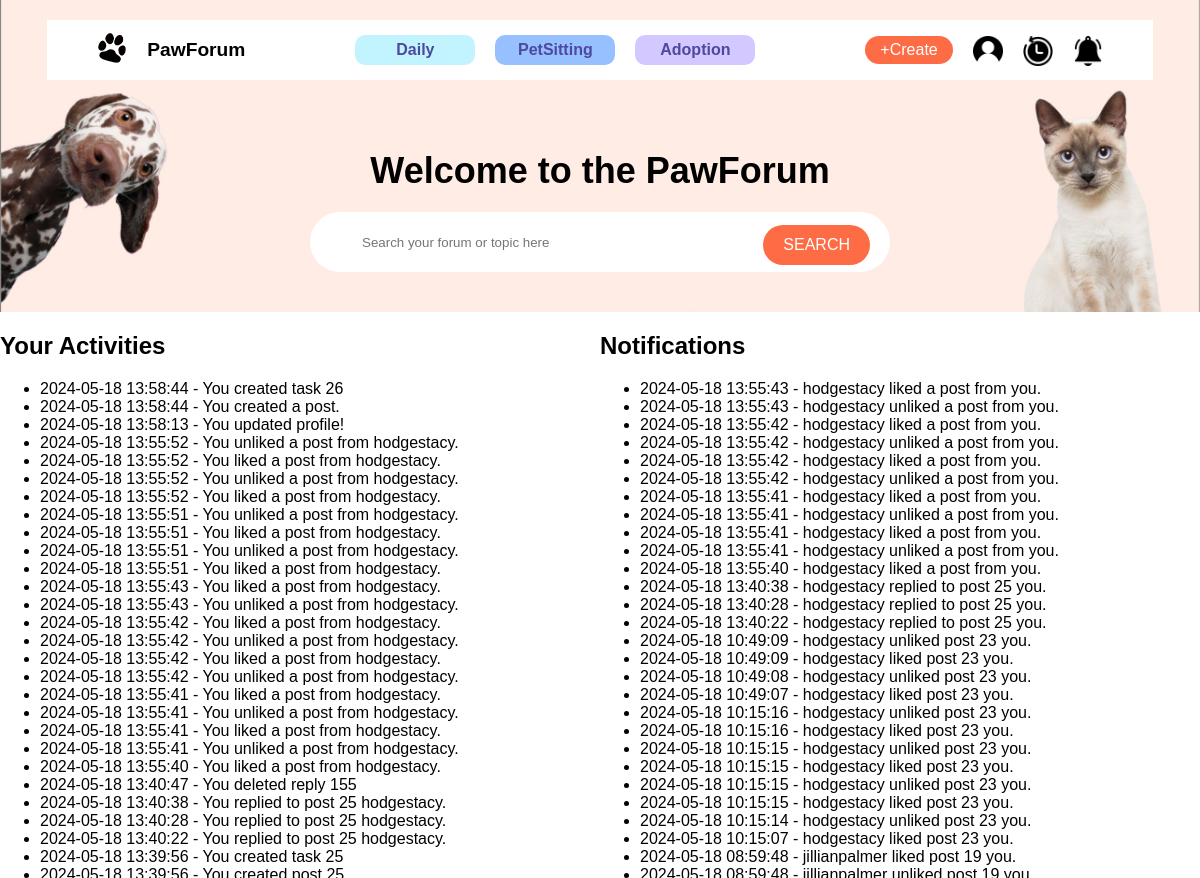
/activity (signed in, upper part), run on an earlier commit of the app's database.
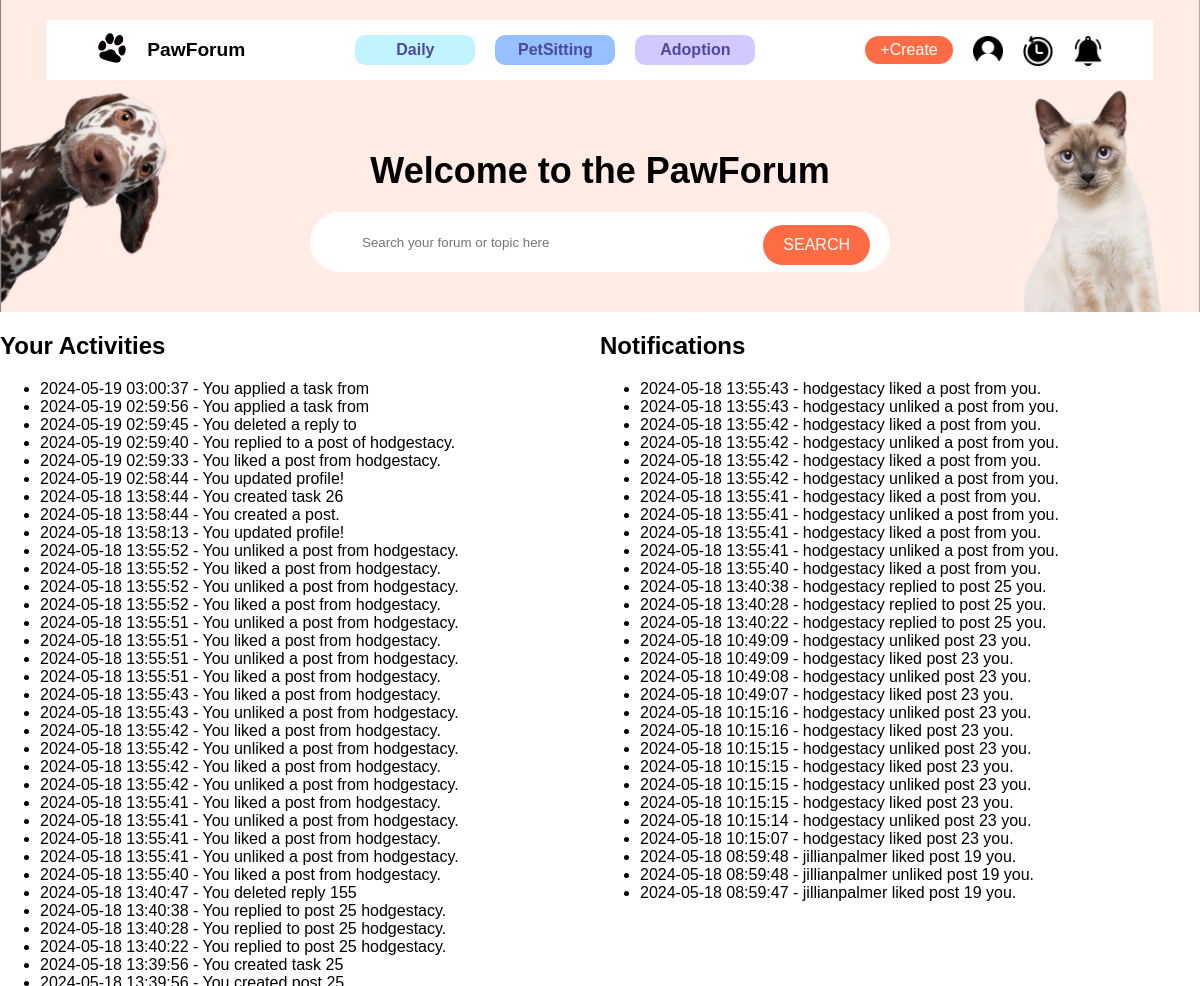
And on a later commit of the database.
### app/models.py (models this page shows, shortened)
class Activity(db.Model):
    id = db.Column(db.Integer, primary_key=True)
    user_id = db.Column(db.Integer, db.ForeignKey('user.id'), nullable=False)
    action = db.Column(db.String(255), nullable=False)
    target_user_id = db.Column(db.Integer, nullable=True)
    timestamp = db.Column(db.DateTime, default=datetime.utcnow)
    user = db.relationship('User', backref=db.backref('activities', lazy=True))

class User(db.Model, UserMixin):
    id = db.Column(db.Integer, primary_key=True)
    username = db.Column(db.String(80), unique=True, nullable=False)
    email = db.Column(db.String(120), unique=True, nullable=False)
    password_hash = db.Column(db.String(128))
    phone = db.Column(db.String(15), nullable=True)
    gender = db.Column(db.String(10), nullable=True)
    postcode = db.Column(db.String(10), nullable=True)
    join_at = db.Column(db.DateTime, default=datetime.utcnow)
    pet_type = db.Column(db.String(80), nullable=True)
    user_image = db.Column(db.String(255), nullable=True)
    @property
    def password(self):
        raise AttributeError('password is not a readable attribute')

### app/routes.py (the view)
    @app.route('/activity')
    @login_required
    def activity():
        nav = render_template('components/nav_logged_in.html') if current_user.is_authenticated else render_template('components/nav_logged_out.html')
        activities = Activity.query.filter(
            (Activity.user_id == current_user.id) | (Activity.target_user_id == current_user.id)
        ).order_by(Activity.timestamp.desc()).all()
        return render_template('activity.html', page_name='Activity', nav=nav, activities=activities)

### app/__init__.py (called while the page is built)
def create_app():
    app = Flask(__name__)
    app.config.from_object(Config)
    app.jinja_env.globals['os'] = os
    db.init_app(app)
    migrate = Migrate(app, db)
    database_path = os.path.join(app.root_path, 'app.db')
    if not os.path.exists(database_path):
        open(database_path, 'w').close()
    with app.app_context():
        db.create_all()
    login_manager = LoginManager()
    login_manager.init_app(app)
    login_manager.login_view = 'login'
    @login_manager.user_loader
    def load_user(user_id):
        from .models import User  # Import here to avoid circular dependencies
        return User.query.get(int(user_id))
    from .routes import init_app_routes  # Import routes after db to avoid circular import
    init_app_routes(app)  # Initialize routes
    return app

### app/templates/components/nav_logged_in.html (shortened to what this page needs)
<!DOCTYPE html>
<html lang="en">
  <head>
    <link
      rel="stylesheet"
      href="{{ url_for('static', filename='css/style.css') }}"
    />
  </head>
  <body>
    <nav>
      <div class="navbar">
        <div class="navbar-left">
          <a href="{{ url_for('home') }}">
            <img
              src="{{ url_for('static', filename='image/paw.png') }}"
              alt="Paw Logo"
              class="logo"
            />
          </a>
          <span>PawForum</span>
        </div>
        <div class="nav-links">
          <a href="{{ url_for('home', category='Daily') }}" class="link-daily"
            >Daily</a
          >
          <a
            href="{{ url_for('home', category='PetSitting') }}"
            class="link-petsitting"
            >PetSitting</a
          >
          <a
            href="{{ url_for('home', category='Adoption') }}"
            class="link-adoption"
            >Adoption</a
          >
        </div>
        <div class="nav-right">
          <a href="{{ url_for('post_create') }}"
            ><button class="nav-create">+Create</button></a
          >
          <a href="{{ url_for('profile') }}" class="nav-img"
            ><img src="{{ url_for('static', filename='image/user_icon.png') }}"
          /></a>
          <a href="{{ url_for('activity') }}" class="nav-img"
            ><img src="{{ url_for('static', filename='image/activity.png') }}"
          /></a>
          <a href="{{ url_for('notification') }}" class="nav-img"
            ><img
              src="{{ url_for('static', filename='image/notification.png') }}"
          /></a>
        </div>
      </div>
      <div class="nav-main">
        <h1>Welcome to the PawForum</h1>
        <div class="searchbar">
          <form action="{{ url_for('search')}}" method="GET">
            <input
              type="text"
              name="query"
              placeholder="Search your forum or topic here"
              class="search-input"
              maxlength="100"
            />
            <button type="submit" class="search-btn">SEARCH</button>
          </form>
        </div>
      </div>
    </nav>
  </body>
</html>

### app/templates/activity.html
{% extends "base.html" %}
{% block content %}
<div class="Activity">
    <div style="display: flex;">
        <div style="flex: 1;">
            <h2>Your Activities</h2>
            <ul>
                {% for activity in activities %}
                    {% if activity.user_id == current_user.id %}
                    <li>
                        {{ activity.timestamp.strftime('%Y-%m-%d %H:%M:%S') }} -
                        {% if activity.target_user_id %}
                            You {{ activity.action }} {{ activity.user.username }}.
                        {% else %}
                            You {{ activity.action }}
                        {% endif %}
                    </li>
                    {% endif %}
                {% endfor %}
            </ul>
        </div>
        <div style="flex: 1;">
            <h2>Notifications</h2>
            <ul>
                {% for activity in activities %}
                    {% if activity.target_user_id == current_user.id %}
                    <li>
                        {{ activity.timestamp.strftime('%Y-%m-%d %H:%M:%S') }} -
                        {{ activity.user.username }} {{ activity.action }} you.
                    </li>
                    {% endif %}
                {% endfor %}
            </ul>
        </div>
    </div>
</div>
{% endblock %}

### app/templates/base.html (shortened to what this page needs)
<!DOCTYPE html>
<html lang="en">
  <head>
    <link
      rel="stylesheet"
      href="{{ url_for('static', filename='css/style.css') }}"
    />
  </head>
  <body>
    {% block navbar %}
    {% if nav %}
        {{ nav|safe }}
      {% else %}
        {% include 'components/nav_logged_out.html' %}
    {% endif %}
    {% endblock %}
    {% block content %}{% endblock %}
    {% block footer %}{% include 'components/footer.html' %}{% endblock %}
  </body>
</html>

### app/templates/components/footer.html (shortened to what this page needs)
<!DOCTYPE html>
<html lang="en">
  <head>
    <link
      rel="stylesheet"
      href="{{ url_for('static', filename='css/style.css') }}"
    />
  </head>
  <body>
  </body>
</html>

### app/static/css/style.css (style rules this page uses)
a { text-decoration: None; cursor: pointer; color: inherit; }
body { font-family: Arial, sans-serif; margin: 0; }
nav { background-image: url("../image/navpic.jpg"); background-size: cover; background-position: center; padding: 40px 0; display: flex; flex-direction: column; align-items: center; justify-content: center; }
.logo { width: 30px; height: 30px; margin-right: 10px; }
.nav-img img { width: 30px; height: 30px; margin-left: 20px; }
.navbar { background-color: white; padding: 5px 50px; height: 50px; display: flex; align-items: center; justify-content: space-between; margin-bottom: 20px; margin-top: -20px; }
.navbar-left { display: flex; align-items: center; }
.navbar-left span { font-weight: bold; margin-left: 10px; font-size: larger; }
.nav-links { display: flex; margin-left: 100px; }
.nav-links a { color: black; text-decoration: none; }
.nav-create { background-color: #fd6c45; color: white; border: none; border-radius: 20px; padding: 5px 15px; cursor: pointer; margin-left: 100px; }
.nav-main { text-align: center; color: black; width: 100%; display: flex; flex-direction: column; align-items: center; justify-content: center; padding-top: 20px; }
.nav-main h1 { font-size: 36px; margin-bottom: 20px; }
.searchbar { display: flex; align-items: center; border-radius: 30px; width: 580px; height: 60px; position: relative; background-color: #fff; }
.search-input[type="text"] { border: none; border-radius: 4px; outline: none; flex: 1; margin-left: 50px; width: 350px; }
.search-btn { position: absolute; right: 20px; top: 55%; transform: translateY(-50%); background-color: #fd6c45; color: white; border: none; border-radius: 30px; padding: 0 20px; height: 40px; cursor: pointer; }
.nav-links a { font-weight: bold; color: #4d499e; text-decoration: none; display: inline-block; width: 120px; text-align: center; padding: 6px 0; border-radius: 10px; margin: 0 10px; }
.SignupForm input, button { margin-bottom: 10px; padding: 15px; font-size: 16px; border-radius: 3px; border: 1px solid #ccc; background-color: rgb(231, 226, 226); }
.link-daily { background-color: #c2f4ff !important; }
.link-petsitting { background-color: #96c0ff !important; }
.link-adoption { background-color: #d3c8ff !important; }
.nav-right { position: relative; top: 5px; display: flex; justify-content: center; }

What changed in the data, as far as the page shows it:
added Activity: timestamp "2024-05-19 03:00:37", action "applied a task from", shown under "Your Activities"
added Activity: timestamp "2024-05-19 02:59:56", action "applied a task from", shown under "Your Activities"
added Activity: timestamp "2024-05-19 02:59:45", action "deleted a reply to", shown under "Your Activities"
added Activity: timestamp "2024-05-19 02:59:40", action "replied to a post of", user.username "hodgestacy", shown under "Your Activities"
added Activity: timestamp "2024-05-19 02:59:33", action "liked a post from", user.username "hodgestacy", shown under "Your Activities"
added Activity: timestamp "2024-05-19 02:58:44", action "updated profile!", shown under "Your Activities"
now on this page (row unchanged): Activity: timestamp "2024-05-18 08:59:48", user.username "jillianpalmer", action "unliked post 19", shown under "Notifications"
now on this page (row unchanged): Activity: timestamp "2024-05-18 08:59:47", user.username "jillianpalmer", action "liked post 19", shown under "Notifications"
